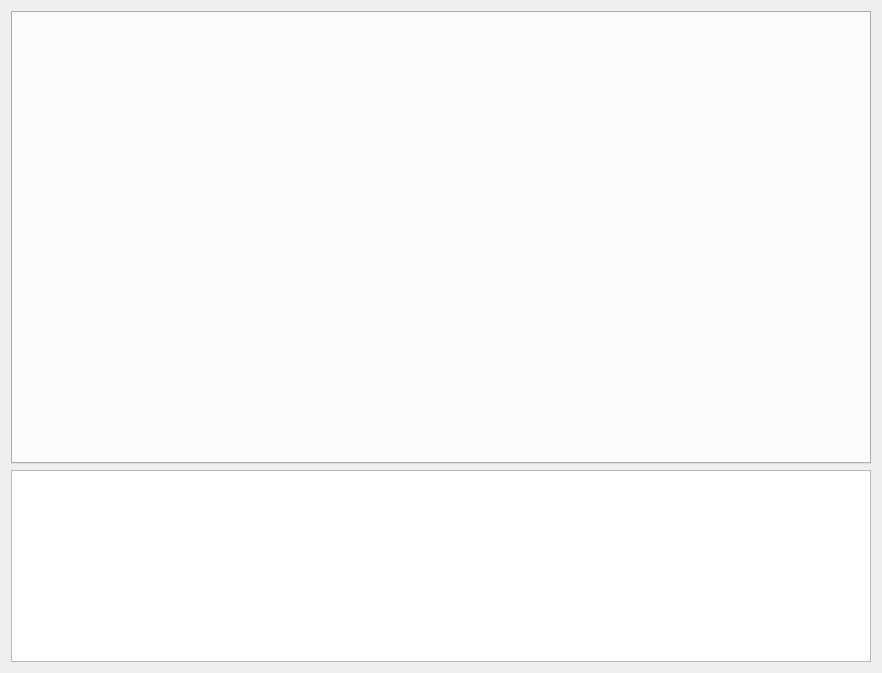
<?xml version="1.0" encoding="UTF-8"?>
<ui version="4.0">
 <class>MainForm</class>
 <widget class="QWidget" name="MainForm">
  <property name="geometry">
   <rect>
    <x>0</x>
    <y>0</y>
    <width>882</width>
    <height>673</height>
   </rect>
  </property>
  <property name="windowTitle">
   <string>Form</string>
  </property>
  <layout class="QVBoxLayout" name="verticalLayout">
   <item>
    <widget class="QTabWidget" name="m_tabwidget">
     <property name="sizePolicy">
      <sizepolicy hsizetype="Expanding" vsizetype="MinimumExpanding">
       <horstretch>0</horstretch>
       <verstretch>0</verstretch>
      </sizepolicy>
     </property>
    </widget>
   </item>
   <item>
    <widget class="QTextEdit" name="m_logEdit">
     <property name="sizePolicy">
      <sizepolicy hsizetype="Expanding" vsizetype="Fixed">
       <horstretch>0</horstretch>
       <verstretch>0</verstretch>
      </sizepolicy>
     </property>
     <property name="minimumSize">
      <size>
       <width>0</width>
       <height>100</height>
      </size>
     </property>
    </widget>
   </item>
  </layout>
 </widget>
 <resources/>
 <connections/>
</ui>
